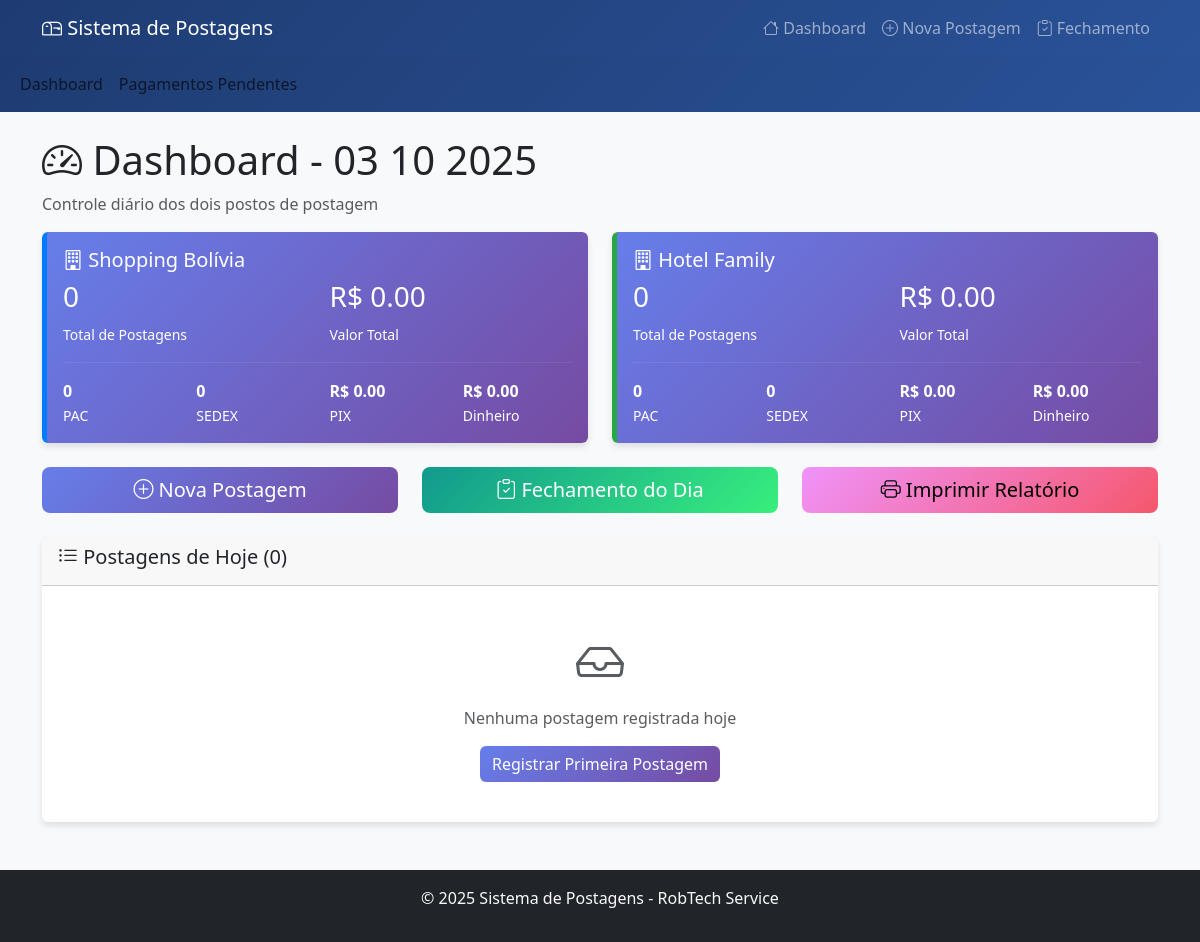
Before: / with the older database file.
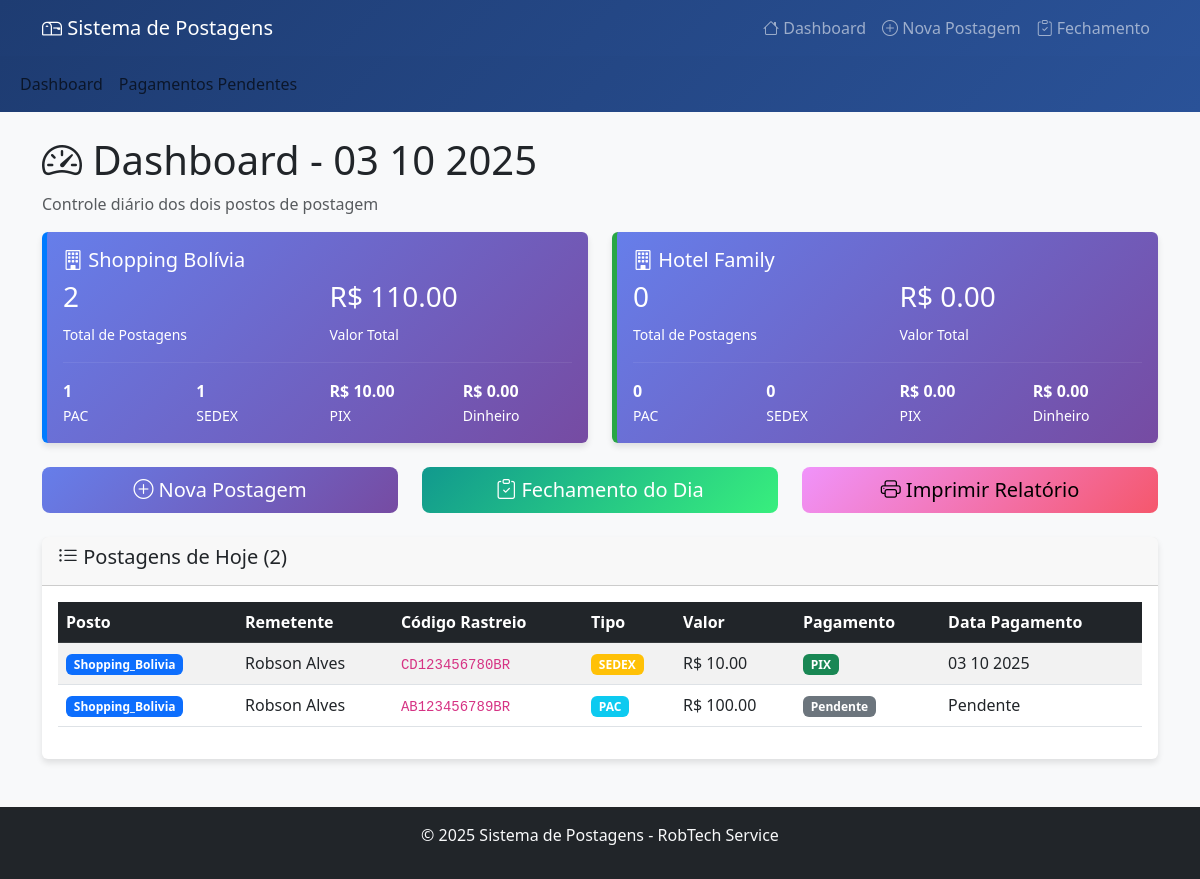
After: the same page with the newer database file.
### tables this page shows
CREATE TABLE postagens (
                id INTEGER PRIMARY KEY AUTOINCREMENT,
                data_postagem DATE NOT NULL,
                posto INTEGER NOT NULL,
                nome_remetente TEXT NOT NULL,
                codigo_rastreio TEXT UNIQUE NOT NULL,
                valor REAL NOT NULL,
                tipo_postagem TEXT NOT NULL CHECK (tipo_postagem IN ('PAC', 'SEDEX')),
                tipo_pagamento TEXT,
                status TEXT DEFAULT 'POSTADO',
                pagamento_pago INTEGER DEFAULT 0,
                data_pagamento DATE,
                observacoes TEXT,
                data_criacao DATETIME DEFAULT CURRENT_TIMESTAMP
            );

### app.py (the view)
@app.route('/')
def index():
    hoje = date.today().strftime('%d %m %Y')
    hoje_db = date.today().strftime('%Y-%m-%d')
    postagens_hoje = sistema.listar_postagens_dia(hoje_db)
    resumo_posto1 = sistema.resumo_dia(hoje_db, 1)
    resumo_posto2 = sistema.resumo_dia(hoje_db, 2)
    return render_template('index.html',
                           postagens=postagens_hoje,
                           resumo_posto1=resumo_posto1,
                           resumo_posto2=resumo_posto2,
                           data_hoje=hoje,
                           NOME_POSTO=NOME_POSTO)

### app.py (called while the page is built)
@app.template_filter('datetimeformat')
def datetimeformat(value, format='%d %m %Y'):
    if value is None:
        return ''
    if isinstance(value, str):
        try:
            dt = datetime.strptime(value, '%Y-%m-%d')
        except:
            try:
                dt = datetime.strptime(value, '%Y-%m-%d %H:%M:%S')
            except:
                return value
    elif isinstance(value, (datetime, date)):
        dt = value
    else:
        return value
    return dt.strftime(format)

    def conectar(self):
        return sqlite3.connect(self.db_name)

### templates/index.html (shortened to what this page needs)
{% extends "base.html" %}
{% block content %}
<div class="row">
    <div class="col-12">
        <h1><i class="bi bi-speedometer2"></i> Dashboard - {{ data_hoje }}</h1>
        <p class="text-muted">Controle diário dos dois postos de postagem</p>
    </div>
</div>
<div class="row mb-4">
    <div class="col-md-6">
        <div class="card stats-card posto-1">
            <div class="card-body">
                <h5 class="card-title"><i class="bi bi-building"></i> Shopping Bolívia</h5>
                <div class="row">
                    <div class="col-6">
                        <h3>{{ resumo_posto1.total_postagens }}</h3>
                        <small>Total de Postagens</small>
                    </div>
                    <div class="col-6">
                        <h3>R$ {{ "%.2f"|format(resumo_posto1.total_valor) }}</h3>
                        <small>Valor Total</small>
                    </div>
                </div>
                <hr style="border-color: rgba(255,255,255,0.3);">
                <div class="row text-sm">
                    <div class="col-3">
                        <strong>{{ resumo_posto1.total_pac }}</strong><br>
                        <small>PAC</small>
                    </div>
                    <div class="col-3">
                        <strong>{{ resumo_posto1.total_sedex }}</strong><br>
                        <small>SEDEX</small>
                    </div>
                    <div class="col-3">
                        <strong>R$ {{ "%.2f"|format(resumo_posto1.total_pix) }}</strong><br>
                        <small>PIX</small>
                    </div>
                    <div class="col-3">
                        <strong>R$ {{ "%.2f"|format(resumo_posto1.total_dinheiro) }}</strong><br>
                        <small>Dinheiro</small>
                    </div>
                </div>
            </div>
        </div>
    </div>
    <div class="col-md-6">
        <div class="card stats-card posto-2">
            <div class="card-body">
                <h5 class="card-title"><i class="bi bi-building"></i> Hotel Family</h5>
                <div class="row">
                    <div class="col-6">
                        <h3>{{ resumo_posto2.total_postagens }}</h3>
                        <small>Total de Postagens</small>
                    </div>
                    <div class="col-6">
                        <h3>R$ {{ "%.2f"|format(resumo_posto2.total_valor) }}</h3>
                        <small>Valor Total</small>
                    </div>
                </div>
                <hr style="border-color: rgba(255,255,255,0.3);">
                <div class="row text-sm">
                    <div class="col-3">
                        <strong>{{ resumo_posto2.total_pac }}</strong><br>
                        <small>PAC</small>
                    </div>
                    <div class="col-3">
                        <strong>{{ resumo_posto2.total_sedex }}</strong><br>
                        <small>SEDEX</small>
                    </div>
                    <div class="col-3">
                        <strong>R$ {{ "%.2f"|format(resumo_posto2.total_pix) }}</strong><br>
                        <small>PIX</small>
                    </div>
                    <div class="col-3">
                        <strong>R$ {{ "%.2f"|format(resumo_posto2.total_dinheiro) }}</strong><br>
                        <small>Dinheiro</small>
                    </div>
                </div>
            </div>
        </div>
    </div>
</div>
<div class="row mb-4">
    <div class="col-md-4">
        <a href="/nova_postagem" class="btn btn-primary btn-lg w-100">
            <i class="bi bi-plus-circle"></i> Nova Postagem
        </a>
    </div>
    <div class="col-md-4">
        <a href="/fechamento" class="btn btn-success btn-lg w-100">
            <i class="bi bi-clipboard-check"></i> Fechamento do Dia
        </a>
    </div>
    <div class="col-md-4">
        <button class="btn btn-warning btn-lg w-100" onclick="window.print()">
            <i class="bi bi-printer"></i> Imprimir Relatório
        </button>
    </div>
</div>
<div class="card">
    <div class="card-header">
        <h5><i class="bi bi-list-ul"></i> Postagens de Hoje ({{ postagens|length }})</h5>
    </div>
    <div class="card-body">
        {% if postagens %}
            <div class="table-responsive">
                <table class="table table-striped table-hover">
                    <thead class="table-dark">
                        <tr>
                            <th>Posto</th>
                            <th>Remetente</th>
                            <th>Código Rastreio</th>
                            <th>Tipo</th>
                            <th>Valor</th>
                            <th>Pagamento</th>
                            <th>Data Pagamento</th>
                        </tr>
                    </thead>
                    <tbody>
                        {% for postagem in postagens %}
                        <tr>
                            <td>
                                <span class="badge bg-{{ 'primary' if postagem[2] == 1 else 'success' }}">
                                    {{ NOME_POSTO[postagem[2]] }}
                                </span>
                            </td>
                            <td>{{ postagem[3] }}</td>
                            <td><code>{{ postagem[4] }}</code></td>
                            <td>
                                <span class="badge bg-{{ 'info' if postagem[6] == 'PAC' else 'warning' }}">
                                    {{ postagem[6] }}
                                </span>
                            </td>
                            <td>R$ {{ "%.2f"|format(postagem[5]) }}</td>
                            <td>
                                <span class="badge bg-{{ 'success' if postagem[7] == 'PIX' else 'secondary' }}">
                                    {{ postagem[7] or 'Pendente' }}
                                </span>
                            </td>
                            <td>
                                {% if postagem[10] %}
                                    {{ postagem[10] | datetimeformat }}
                                {% else %}
                                    Pendente
                                {% endif %}
                            </td>
                        </tr>
                        {% endfor %}
                    </tbody>
                </table>
            </div>
        {% else %}
            <div class="text-center text-muted py-4">
                <i class="bi bi-inbox" style="font-size: 3rem;"></i>
                <p class="mt-2">Nenhuma postagem registrada hoje</p>
                <a href="/nova_postagem" class="btn btn-primary">Registrar Primeira Postagem</a>
            </div>
        {% endif %}
    </div>
</div>
{% endblock %}

### templates/base.html (shortened to what this page needs)
<!DOCTYPE html>
<html lang="pt-BR">
<head>
    <link href="https://cdn.jsdelivr.net/npm/bootstrap@5.3.0/dist/css/bootstrap.min.css" rel="stylesheet">
    <link href="https://cdn.jsdelivr.net/npm/bootstrap-icons@1.10.0/font/bootstrap-icons.css" rel="stylesheet">
</head>
<body>
    <nav class="navbar navbar-expand-lg navbar-dark">
        <div class="container">
            <a class="navbar-brand" href="/">
                <i class="bi bi-mailbox"></i> Sistema de Postagens
            </a>
            <div class="collapse navbar-collapse" id="navbarNav">
                <ul class="navbar-nav ms-auto">
                    <li class="nav-item">
                        <a class="nav-link" href="/"><i class="bi bi-house"></i> Dashboard</a>
                    </li>
                    <li class="nav-item">
                        <a class="nav-link" href="/nova_postagem"><i class="bi bi-plus-circle"></i> Nova Postagem</a>
                    </li>
                    <li class="nav-item">
                        <a class="nav-link" href="/fechamento"><i class="bi bi-clipboard-check"></i> Fechamento</a>
                    </li>
                </ul>
            </div>
        </div>
    </nav>
    <nav class="navbar navbar-expand-lg navbar-light bg-light">
  <div class="container-fluid">
    <ul class="navbar-nav me-auto mb-2 mb-lg-0">
      <li class="nav-item">
        <a class="nav-link" href="{{ url_for('index') }}">Dashboard</a>
      </li>
      <li class="nav-item">
        <a class="nav-link" href="{{ url_for('listar_pendentes') }}">Pagamentos Pendentes</a>
      </li>
    </ul>
  </div>
</nav>
    <div class="container mt-4">
        {% block content %}{% endblock %}
    </div>
    <footer class="bg-dark text-light text-center mt-5 py-3">
        <div class="container">
            <p>&copy; 2025 Sistema de Postagens - RobTech Service</p>
        </div>
    </footer>
</body>
</html>

### templates/base.html (style rules this page uses)
body { background-color: #f8f9fa; }
.navbar { background: linear-gradient(135deg, #1e3c72, #2a5298); }
.card { border: none; box-shadow: 0 4px 6px rgba(0, 0, 0, 0.1); transition: transform 0.2s; }
.btn-primary { background: linear-gradient(135deg, #667eea, #764ba2); border: none; }
.btn-success { background: linear-gradient(135deg, #11998e, #38ef7d); border: none; }
.btn-warning { background: linear-gradient(135deg, #f093fb, #f5576c); border: none; }
.stats-card { background: linear-gradient(135deg, #667eea, #764ba2); color: white; }
.posto-1 { border-left: 5px solid #007bff; }
.posto-2 { border-left: 5px solid #28a745; }

Changed rows visible on the page:
added postagens: posto "Shopping_Bolivia", nome_remetente "Robson Alves", codigo_rastreio "CD123456780BR", tipo_postagem "SEDEX", valor "10.00", tipo_pagamento "PIX", data_pagamento "03 10 2025"
added postagens: posto "Shopping_Bolivia", nome_remetente "Robson Alves", codigo_rastreio "AB123456789BR", tipo_postagem "PAC", valor "100.00", postagem "Pendente"
Other visible differences:
{{ resumo_posto1.total_postagens }}: "0" → "2"
{{ "%.2f"|format(resumo_posto1.total_valor) }}: "0.00" → "110.00"
{{ resumo_posto1.total_pac }}: "0" → "1"
{{ resumo_posto1.total_sedex }}: "0" → "1"
{{ "%.2f"|format(resumo_posto1.total_pix) }}: "0.00" → "10.00"
{{ postagens|length }}: "0" → "2"
text no longer shown: "Nenhuma postagem registrada hoje Registrar Primeira Postagem"
text now shown: "Posto Remetente Código Rastreio Tipo Valor Pagamento Data Pagamento"
